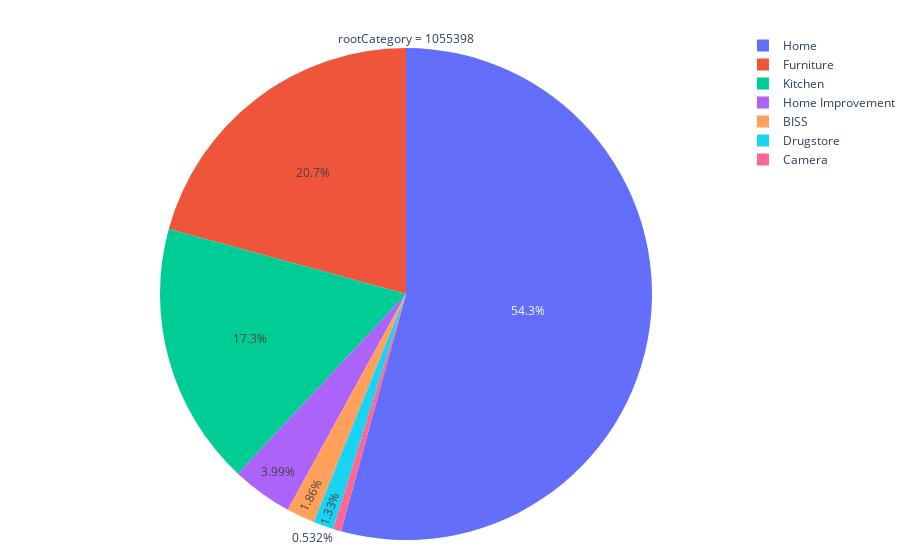
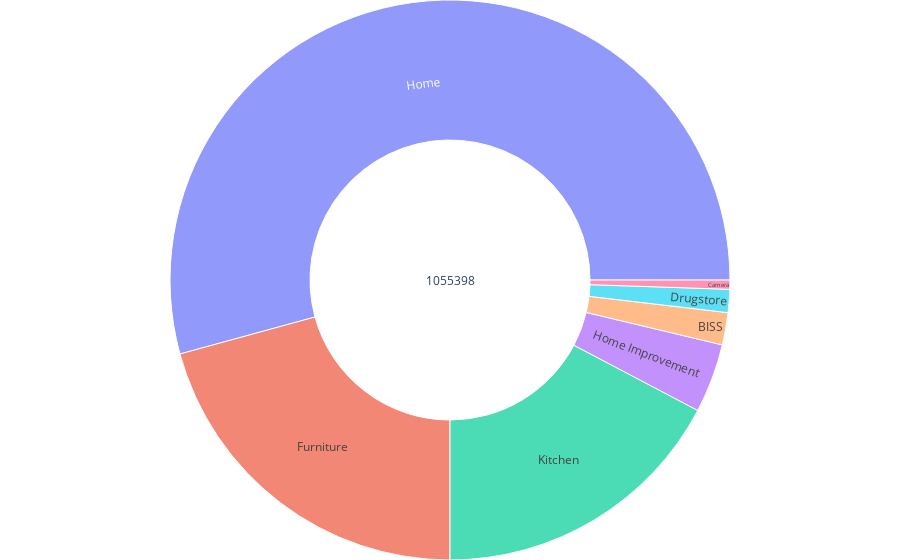

These figures' notebook cell, in order:
### Code cell
import plotly.graph_objects as go
df1 = testplot[testplot['rootCategory']==1055398]
fig =go.Figure(go.Pie(
    labels=list(df1['productGroup']),
#     parents=list(df1['rootCategory']),
    values=list(df1['asin']),title= 'rootCategory = 1055398'
))
fig.update_layout(margin = dict(t=0, l=0, r=0, b=0))
# fig.write_html("./file.html")
fig.show()

fig =go.Figure(go.Sunburst(
    labels=list(df1['productGroup']),
    parents=list(df1['rootCategory']),
    values=list(df1['asin']),
))
fig.update_layout(margin = dict(t=0, l=0, r=0, b=0))
# fig.write_html("./file.html")
fig.show()

### Figure 1 — Plotly figure (JSON) as saved in the notebook; plotly's stock layout.template omitted (floating-point values rounded to 4 significant figures)
{"data": [{"labels": ["BISS", "Camera", "Drugstore", "Furniture", "Home", "Home Improvement", "Kitchen"], "title": {"text": "rootCategory = 1055398"}, "type": "pie", "values": [7, 2, 5, 78, 204, 15, 65]}], "layout": {"margin": {"b": 0, "l": 0, "r": 0, "t": 0}}}

### Figure 2 — Plotly figure (JSON) as saved in the notebook; plotly's stock layout.template omitted (floating-point values rounded to 4 significant figures)
{"data": [{"labels": ["BISS", "Camera", "Drugstore", "Furniture", "Home", "Home Improvement", "Kitchen"], "parents": [1055398, 1055398, 1055398, 1055398, 1055398, 1055398, 1055398], "type": "sunburst", "values": [7, 2, 5, 78, 204, 15, 65]}], "layout": {"margin": {"b": 0, "l": 0, "r": 0, "t": 0}}}
